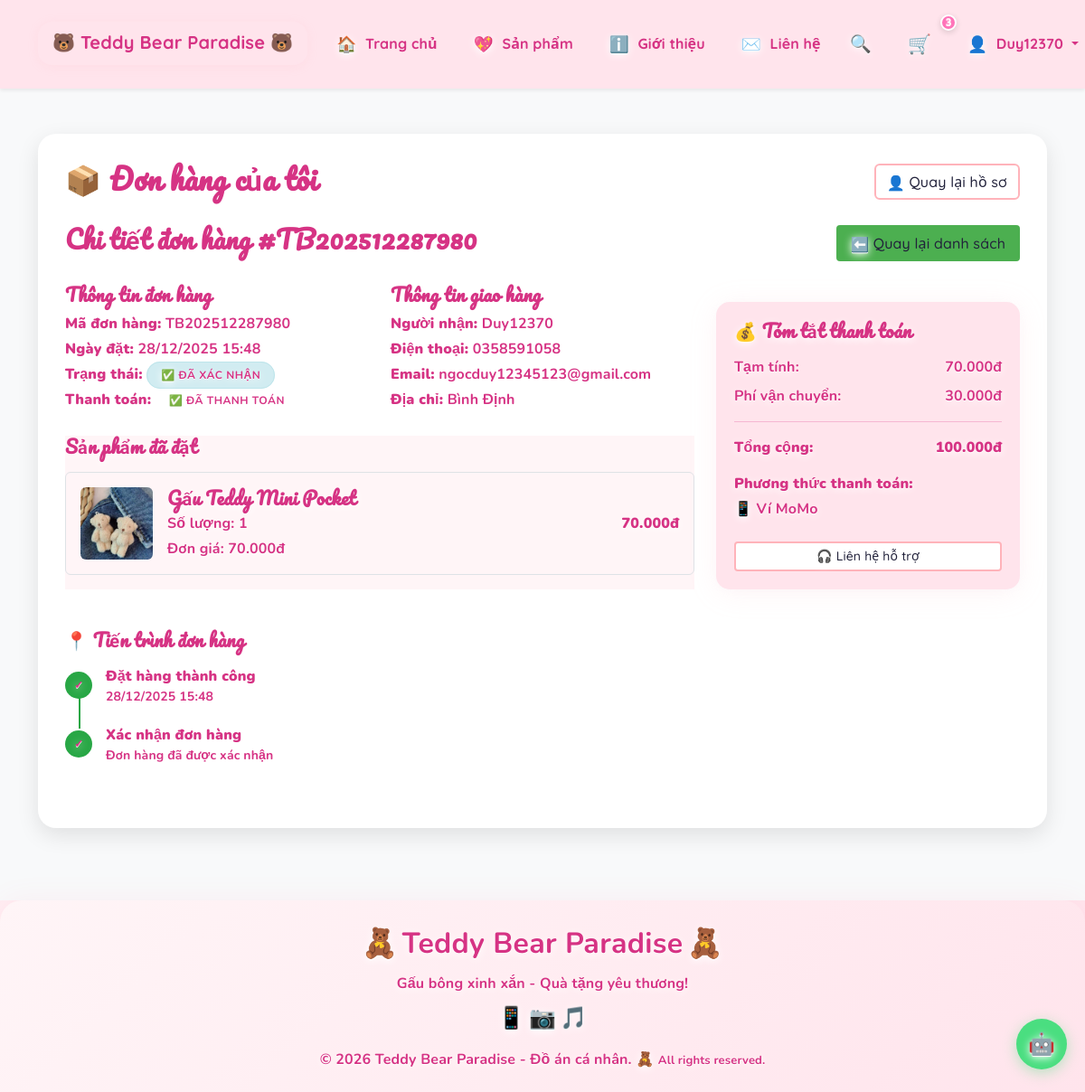
/user/orders.php?view=18 (signed in), run on the app's committed database.
### tables this page shows
CREATE TABLE `orders` (
  `id` int(11) NOT NULL AUTO_INCREMENT,
  `order_number` varchar(20) NOT NULL,
  `user_id` int(11) DEFAULT NULL,
  `customer_name` varchar(100) NOT NULL,
  `customer_email` varchar(100) NOT NULL,
  `customer_phone` varchar(20) NOT NULL,
  `shipping_address` text NOT NULL,
  `subtotal` decimal(10,2) NOT NULL,
  `shipping_fee` decimal(10,2) DEFAULT 0.00,
  `total_amount` decimal(10,2) NOT NULL,
  `payment_method` enum('cod','bank_transfer','momo','zalopay') DEFAULT 'cod',
  `payment_status` enum('pending','paid','failed') DEFAULT 'pending',
  `order_status` enum('pending','confirmed','processing','shipping','delivered','cancelled') DEFAULT 'pending',
  `notes` text DEFAULT NULL,
  `created_at` timestamp NOT NULL DEFAULT current_timestamp(),
  `updated_at` timestamp NOT NULL DEFAULT current_timestamp() ON UPDATE current_timestamp(),
  PRIMARY KEY (`id`),
  UNIQUE KEY `order_number` (`order_number`),
  KEY `idx_orders_user` (`user_id`),
  KEY `idx_orders_status` (`order_status`),
  CONSTRAINT `orders_ibfk_1` FOREIGN KEY (`user_id`) REFERENCES `users` (`id`) ON DELETE SET NULL
);

CREATE TABLE `order_items` (
  `id` int(11) NOT NULL AUTO_INCREMENT,
  `order_id` int(11) NOT NULL,
  `product_id` int(11) NOT NULL,
  `product_name` varchar(200) NOT NULL,
  `product_image` varchar(255) DEFAULT NULL,
  `quantity` int(11) NOT NULL,
  `price` decimal(10,2) NOT NULL,
  `total` decimal(10,2) NOT NULL,
  PRIMARY KEY (`id`),
  KEY `order_id` (`order_id`),
  KEY `product_id` (`product_id`),
  CONSTRAINT `order_items_ibfk_1` FOREIGN KEY (`order_id`) REFERENCES `orders` (`id`) ON DELETE CASCADE,
  CONSTRAINT `order_items_ibfk_2` FOREIGN KEY (`product_id`) REFERENCES `products` (`id`) ON DELETE CASCADE
);

### user/orders.php (the view, shortened to what the rows shown need)
<?php
require_once '../config/config.php';
function getOrderById($order_id, $user_id) {
    global $db;
    return $db->fetch("
        SELECT * FROM orders
        WHERE id = ? AND user_id = ?
    ", [$order_id, $user_id]);
}
$user_id = $_SESSION['user_id'];
$order_details = null;
$order_items = [];
if (isset($_GET['view']) && is_numeric($_GET['view'])) {
    $order_id = intval($_GET['view']);
    $order_details = getOrderById($order_id, $user_id);
    if ($order_details) {
        $order_items = getOrderItems($order_id);
    }
}
include '../includes/header.php';
?>
<div class="orders-container">
    <div class="container">
        <div class="row">
            <div class="col-12">
                <div class="orders-card">
                    <?php if ($order_details): ?>
                    <div class="order-details">
                        <div class="d-flex justify-content-between align-items-center mb-4">
                            <h4>Chi tiết đơn hàng #<?php echo $order_details['order_number']; ?></h4>
                            <a href="orders.php" class="btn btn-secondary">
                                <span>⬅️</span> Quay lại danh sách
                            </a>
                        </div>
                        <div class="row">
                            <div class="col-lg-8">
                                <div class="order-info mb-4">
                                    <div class="row">
                                        <div class="col-md-6">
                                            <h6 class="fw-bold">Thông tin đơn hàng</h6>
                                            <p class="mb-1"><strong>Mã đơn hàng:</strong> <?php echo $order_details['order_number']; ?></p>
                                            <p class="mb-1"><strong>Ngày đặt:</strong> <?php echo date('d/m/Y H:i', strtotime($order_details['created_at'])); ?></p>
                                            <p class="mb-1"><strong>Trạng thái:</strong>
                                                <span class="order-status status-<?php echo $order_details['order_status']; ?>">
                                                    <?php
                                                    $status_text = [
                                                        'pending' => '⏳ Chờ xác nhận',
                                                        'confirmed' => '✅ Đã xác nhận',
                                                        'processing' => '📦 Đang xử lý',
                                                        'shipping' => '🚚 Đang giao',
                                                        'delivered' => '✅ Đã giao',
                                                        'cancelled' => '❌ Đã hủy'
                                                    ];
                                                    echo $status_text[$order_details['order_status']] ?? $order_details['order_status'];
                                                    ?>
                                                </span>
                                            </p>
                                            <p class="mb-1"><strong>Thanh toán:</strong>
                                                <span class="order-status status-<?php echo $order_details['payment_status']; ?>">
                                                    <?php
                                                    $payment_text = [
                                                        'pending' => '⏳ Chờ thanh toán',
                                                        'paid' => '✅ Đã thanh toán',
                                                        'failed' => '❌ Thất bại'
                                                    ];
                                                    echo $payment_text[$order_details['payment_status']] ?? $order_details['payment_status'];
                                                    ?>
                                                </span>
                                            </p>
                                        </div>
                                        <div class="col-md-6">
                                            <h6 class="fw-bold">Thông tin giao hàng</h6>
                                            <p class="mb-1"><strong>Người nhận:</strong> <?php echo $order_details['customer_name']; ?></p>
                                            <p class="mb-1"><strong>Điện thoại:</strong> <?php echo $order_details['customer_phone']; ?></p>
                                            <p class="mb-1"><strong>Email:</strong> <?php echo $order_details['customer_email']; ?></p>
                                            <p class="mb-1"><strong>Địa chỉ:</strong> <?php echo $order_details['shipping_address']; ?></p>
                                        </div>
                                    </div>
                                </div>
                                <div class="order-items">
                                    <h6 class="fw-bold mb-3">Sản phẩm đã đặt</h6>
                                    <?php foreach ($order_items as $item): ?>
                                    <div class="order-item-detail d-flex align-items-center mb-3 p-3 border rounded">
                                        <img src="../images/<?php echo $item['product_image']; ?>"
                                             alt="<?php echo $item['product_name']; ?>"
                                             width="80" class="rounded me-3">
                                        <div class="flex-grow-1">
                                            <h6 class="mb-1"><?php echo $item['product_name']; ?></h6>
                                            <p class="text-muted mb-1">Số lượng: <?php echo $item['quantity']; ?></p>
                                            <p class="text-muted mb-0">Đơn giá: <?php echo formatPrice($item['price']); ?></p>
                                        </div>
                                        <div class="text-end">
                                            <strong><?php echo formatPrice($item['total']); ?></strong>
                                        </div>
                                    </div>
                                    <?php endforeach; ?>
                                </div>
                                <div class="order-timeline mt-4">
                                    <h6 class="fw-bold mb-3">📍 Tiến trình đơn hàng</h6>
                                    <div class="timeline-step completed">
                                        <div class="timeline-icon">
                                            <span>✓</span>
                                        </div>
                                        <div>
                                            <strong>Đặt hàng thành công</strong>
                                            <div class="text-muted small">
                                                <?php echo date('d/m/Y H:i', strtotime($order_details['created_at'])); ?>
                                            </div>
                                        </div>
                                    </div>
                                    <?php if (in_array($order_details['order_status'], ['confirmed', 'processing', 'shipping', 'delivered'])): ?>
                                    <div class="timeline-step completed">
                                        <div class="timeline-icon">
                                            <span>✓</span>
                                        </div>
                                        <div>
                                            <strong>Xác nhận đơn hàng</strong>
                                            <div class="text-muted small">Đơn hàng đã được xác nhận</div>
                                        </div>
                                    </div>
                                    <?php endif; ?>
                                </div>
                            </div>
                            <div class="col-lg-4">
                                <div class="order-summary">
                                    <h6 class="fw-bold mb-3">💰 Tóm tắt thanh toán</h6>
                                    <div class="d-flex justify-content-between mb-2">
                                        <span>Tạm tính:</span>
                                        <span><?php echo formatPrice($order_details['subtotal']); ?></span>
                                    </div>
                                    <div class="d-flex justify-content-between mb-2">
                                        <span>Phí vận chuyển:</span>
                                        <span><?php echo formatPrice($order_details['shipping_fee']); ?></span>
                                    </div>
                                    <hr>
                                    <div class="d-flex justify-content-between mb-3">
                                        <strong>Tổng cộng:</strong>
                                        <strong class="text-primary"><?php echo formatPrice($order_details['total_amount']); ?></strong>
                                    </div>
                                    <div class="payment-info mb-3">
                                        <strong>Phương thức thanh toán:</strong>
                                        <div class="mt-1">
                                            <?php
                                            $payment_methods = [
                                                'cod' => '💰 Thanh toán khi nhận hàng',
                                                'bank_transfer' => '🏦 Chuyển khoản ngân hàng',
                                                'momo' => '📱 Ví MoMo',
                                                'zalopay' => '💙 ZaloPay'
                                            ];
                                            echo $payment_methods[$order_details['payment_method']] ?? $order_details['payment_method'];
                                            ?>
                                        </div>
                                    </div>
                                    <div class="order-actions mt-4">
                                        <a href="../pages/contact.php" class="btn btn-outline-primary btn-sm w-100">
                                            <span>🎧</span> Liên hệ hỗ trợ
                                        </a>
                                    </div>
                                </div>
                            </div>
                        </div>
                    </div>
                    <?php endif; ?>
                </div>
            </div>
        </div>
    </div>
</div>

### data on the page
orders: order_number "TB202512287980", created_at "28/12/2025 15:48", order_status "✅ ĐÃ XÁC NHẬN", payment_status "✅ ĐÃ THANH TOÁN", customer_name "Duy12370", customer_phone "0358591058", customer_email "ngocduy12345123@gmail.com", shipping_address "Bình Định", subtotal "70.000đ", shipping_fee "30.000đ", total_amount "100.000đ", payment_method "📱 Ví MoMo"
order_items: product_image (picture), product_name "Gấu Teddy Mini Pocket", quantity "1", price "70.000đ", total "70.000đ"

### other printed values
SITE_NAME "Teddy Bear Paradise 🐻"
$cart_count "3"
$_SESSION['user_name'] "Duy12370"
